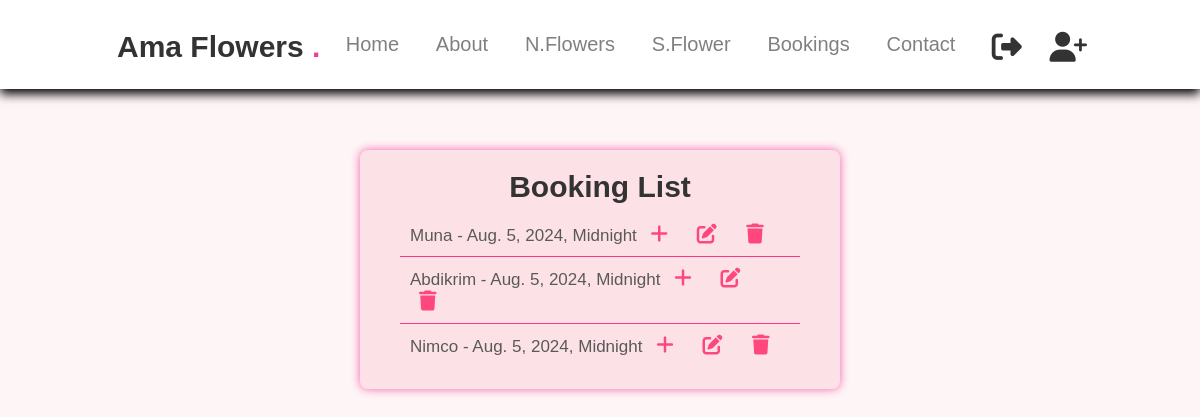
The page /bookings/ on the database its author committed.
### App/models.py (models this page shows, shortened)
class Booking(models.Model):
    name = models.CharField(max_length=100)
    phone = models.CharField(max_length=15)
    Quentity_Od = models.PositiveIntegerField()
    date = models.DateTimeField()
    time = models.TimeField()

### App/views.py (the view)
# urls.py: path('bookings/', views.booking_list, name='booking_list'),
def booking_list(request):
    bookings = Booking.objects.all()
    return render(request, 'booking_list.html', {'bookings': bookings})

### templates/booking_list.html
{%extends 'base.html'%}
{% load static %}
{% block content %}
<link rel="stylesheet" href="https://cdnjs.cloudflare.com/ajax/libs/font-awesome/6.6.0/css/all.min.css">
    <link rel="stylesheet" type="text/css" href="{% static 'css/styles.css' %}">
    <div class="container">
        <h1>Booking List</h1>
        <ul>
            {% for booking in bookings %}
                <li>
                    {{ booking.name }} - {{ booking.date }}
                    <a href="{% url 'booking_create' %}" class="adicon"><i class="fa fa-plus"></i></a>
                    <a href="{% url 'booking_update' booking.pk %}" class="
                    uppicon"><i class="fa fa-edit"></i> </a>
                    <a href="{% url 'booking_delete' booking.pk %}" class="dicon"> <i class="fa fa-trash"></i></a>
                </li>
            {% endfor %}
        </ul>
    </div>
{% endblock %}

### static/css/base.css (style rules this page uses)
:root { --pink:#e84393; }
* { margin: 0; box-sizing: border-box; font-family: Verdana, Geneva, Tahoma, sans-serif; outline: none; border: none; text-decoration: none; text-transform: capitalize; transition: 2s linear; }
html { font-size: 62.5%; scroll-behavior: smooth; scroll-padding-top: 6rem; overflow-x: hidden; }
body { font-family: Arial, sans-serif; margin: 0; padding: 0; box-sizing: border-box; }

### static/css/styles.css (style rules this page uses)
body { font-family: Arial, sans-serif; background-color: #fef6f6; margin: 0; padding: 0; }
.container { width: 40%; margin: 0 auto; padding: 20px; background-color:rgb(252, 226, 231); border-radius: 8px; box-shadow: 0 0 10px rgba(244, 82, 166, 0.929); margin-top: 15rem; }
h1 { text-align: center; color: #333; font-size: 3rem; }
a { text-decoration: none; color: #ff467d; padding: 5px 5px; font-size: 2rem; margin-top: 5px; margin-left: 4px; }
ul { list-style: none; padding: 2px 2rem; font-size: 1.7rem; color: #5a5959; margin-top: 7px; }
ul li { padding: 10px; border-bottom: 1px solid #ff3686; }
ul li:last-child { border-bottom: none; }
ul li a { margin-right: 10px; }

### rows shown on the page
Booking: name "Muna", date "Aug. 5, 2024, Midnight"
Booking: name "Abdikrim", date "Aug. 5, 2024, Midnight"
Booking: name "Nimco", date "Aug. 5, 2024, Midnight"
